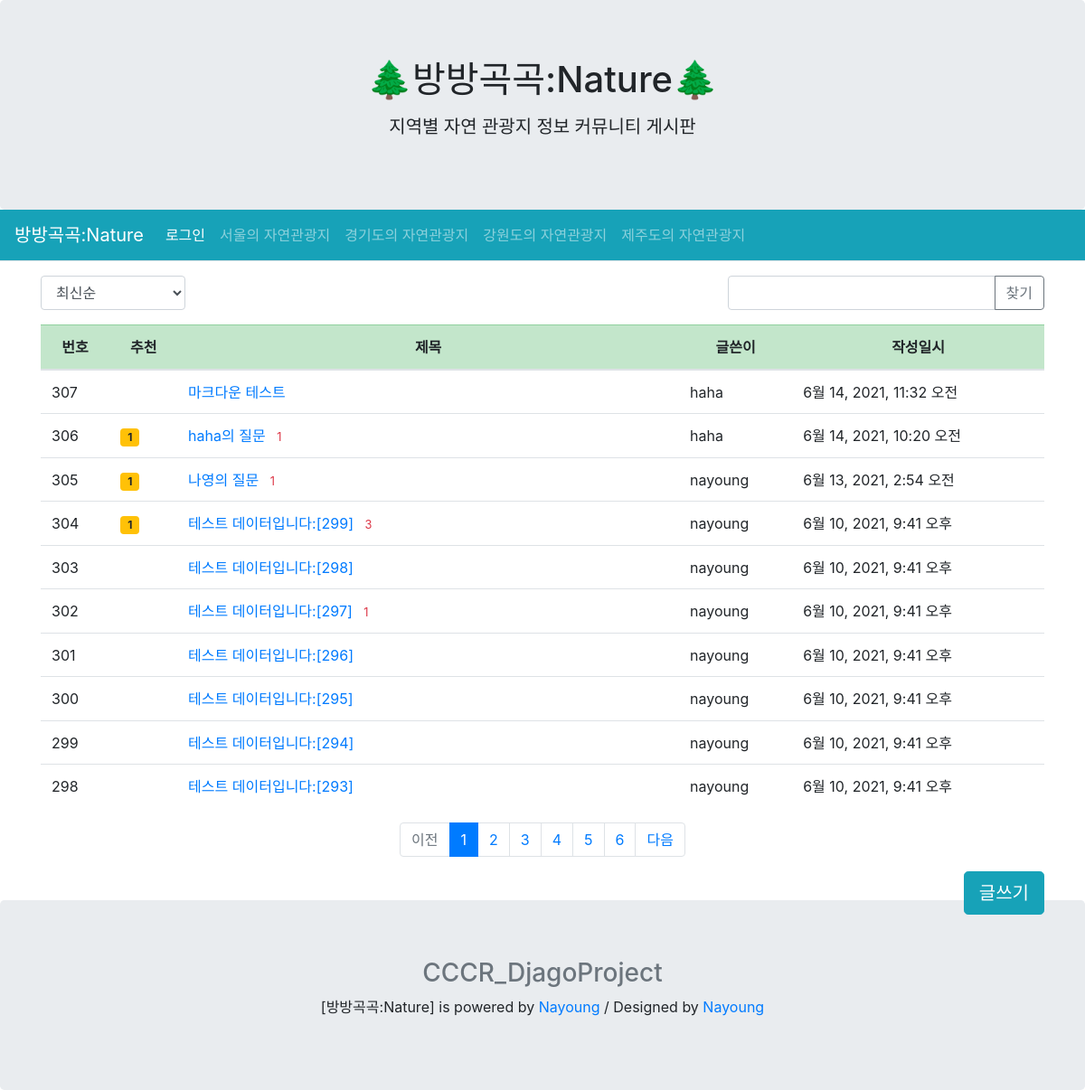
Screenshot of /pybo/ with the database file from the repository.
### pybo/models.py (models this page shows, shortened)
class Question(models.Model):
    subject = models.CharField(max_length=200)
    content = models.TextField()
    create_date = models.DateTimeField()
    author = models.ForeignKey(User, on_delete=models.CASCADE)
    modify_date = models.DateTimeField(null=True, blank=True)
    voter = models.ManyToManyField(User, related_name='voter_question')

### pybo/views/base_views.py (the view, shortened to what this page needs)
# urls.py: path('', base_views.index, name='index'),  # '/' 에 해당되는 path
def index(request):
    page = request.GET.get('page', '1')  # 페이지
    kw = request.GET.get('kw', '')  # 검색어
    so = request.GET.get('so', 'recent')  # 정렬기준
    if so == 'recommend':
        question_list = Question.objects.annotate(num_voter=Count('voter')).order_by('-num_voter', '-create_date')
    elif so == 'popular':
        question_list = Question.objects.annotate(num_answer=Count('answer')).order_by('-num_answer', '-create_date')
    else:  # recent
        question_list = Question.objects.order_by('-create_date')
    paginator = Paginator(question_list, 10)  # 페이지당 10개씩 보여주기
    page_obj = paginator.get_page(page)
    context = {'question_list': page_obj, 'page': page, 'kw': kw, 'so': so}
    return render(request, 'pybo/question_list.html', context)

### pybo/templatetags/pybo_filter.py (called while the page is built)
@register.filter
def sub(value, arg):
    return value - arg

### templates/pybo/question_list.html (shortened to what this page needs)
{% extends 'base.html' %}
{% load pybo_filter %}
{% block content %}
<div class="container my-3">
    <div class="row justify-content-between my-3">
        <div class="col-2">
            <select class="form-control so">
                <option value="recent" {% if so == 'recent' %}selected{% endif %}>최신순</option>
            </select>
        </div>
        <div class="col-4 input-group">
            <input type="text" class="form-control kw" value="{{ kw|default_if_none:'' }}">
            <div class="input-group-append">
                <button class="btn btn-outline-secondary" type="button" id="btn_search">찾기</button>
            </div>
        </div>
    </div>
    <table class="table table-hover">
        <thead>
        <tr class="text-center table-success">
            <th>번호</th>
            <th>추천</th>
            <th style="width:50%">제목</th>
            <th>글쓴이</th>
            <th>작성일시</th>
        </tr>
        </thead>
        <tbody>
        {% if question_list %}
        {% for question in question_list %}
            <td>
                {{ question_list.paginator.count|sub:question_list.start_index|sub:forloop.counter0|add:1 }}
            </td>
            <td>
            {% if question.voter.all.count > 0 %}
            <span class="badge badge-warning px-2 py-1">{{ question.voter.all.count }}</span>
            {% endif %}
            </td>
            <td class="text-left">
                <a href="{% url 'pybo:detail' question.id %}">{{ question.subject }}</a>
                {% if question.answer_set.count > 0 %}
                <span class="text-danger small ml-2">{{ question.answer_set.count }}</span>
                {% endif %}
            </td>
            <td>{{ question.author.username }}</td>
            <td>{{ question.create_date }}</td>
        {% endfor %}
        {% else %}
        <tr>
            <td colspan="3">질문이 없습니다.</td>
        </tr>
        {% endif %}
        </tbody>
    </table>
    <ul class="pagination justify-content-center">
        {% if question_list.has_previous %}
        <li class="page-item">
            <a class="page-link" data-page="{{ question_list.previous_page_number }}" href="#">이전</a>
        </li>
        {% else %}
        <li class="page-item disabled">
            <a class="page-link" tabindex="-1" aria-disabled="true" href="#">이전</a>
        </li>
        {% endif %}
        {% for page_number in question_list.paginator.page_range %}
        {% if page_number >= question_list.number|add:-5 and page_number <= question_list.number|add:5 %}
            {% if page_number == question_list.number %}
            <li class="page-item active" aria-current="page">
                <a class="page-link" data-page="{{ page_number }}" href="#">{{ page_number }}</a>
            </li>
            {% else %}
            <li class="page-item">
                <a class="page-link" data-page="{{ page_number }}" href="#">{{ page_number }}</a>
            </li>
            {% endif %}
        {% endif %}
        {% endfor %}
        {% if question_list.has_next %}
        <li class="page-item">
            <a class="page-link" data-page="{{ question_list.next_page_number }}" href="#">다음</a>
        </li>
        {% else %}
        <li class="page-item disabled">
            <a class="page-link" tabindex="-1" aria-disabled="true" href="#">다음</a>
        </li>
        {% endif %}
    </ul>
    <a href="{% url 'pybo:question_create' %}" class="btn btn-info btn-lg float-right">
        글쓰기
    </a>
</div>
<div class="jumbotron text-center mt-5 mb-0"> <h3 class="text-secondary">CCCR_DjagoProject</h3> <p>[방방곡곡:Nature] is powered by <span class="text-primary">Nayoung</span> / Designed by <span class="text-primary">Nayoung</span></p> </div>
{% endblock %}

### templates/base.html (shortened to what this page needs)
{% load static %}
<!doctype html>
<html lang="ko">
<head>
    <link rel="stylesheet" type="text/css" href="{% static 'bootstrap.min.css' %}">
    <link rel="stylesheet" type="text/css" href="{% static 'style.css' %}">
</head>
<body>
{% include "navbar.html" %}
{% block content %}
{% endblock %}
</body>
</html>

### templates/navbar.html (shortened to what this page needs)
<div class="jumbotron text-center mb-0">
<h1><p>🌲방방곡곡:Nature🌲</p></h1><h5><p>지역별 자연 관광지 정보 커뮤니티 게시판</p></h5>
</div>
<nav class="navbar navbar-expand-lg navbar-dark bg-info border-bottom">
	<a class="navbar-brand" href="{% url 'pybo:index' %}">방방곡곡:Nature</a>
	<div class="collapse navbar-collapse flex-grow-0" id="navbarNav">
	    <ul class="navbar-nav">
		<li class="nav-item active">
			{% if user.is_authenticated %}
    			<a class="nav-link" href="{% url 'common:logout' %}">{{ user.username }} (로그아웃)</a>
    			{% else %}
		    	<a class="nav-link" href="{% url 'common:login' %}">로그인</a>
			{% endif %}
		<li class="nav-item "><a class="nav-link" href="{% url 'nature:forest' %}">서울의 자연관광지</a></li>
		<li class="nav-item "><a class="nav-link" href="{% url 'nature:forest2' %}">경기도의 자연관광지</a></li>
		<li class="nav-item "><a class="nav-link" href="{% url 'nature:forest4' %}">강원도의 자연관광지</a></li>
		<li class="nav-item "><a class="nav-link" href="{% url 'nature:forest3' %}">제주도의 자연관광지</a></li>
		</li>
	    </ul>
	</div>
    </nav>

### rows the page displays
Question: paginator.count|sub "307", subject "마크다운 테스트", author.username "haha", create_date "6월 14, 2021, 11:32 오전"
Question: paginator.count|sub "306", voter.all.count "1", subject "haha의 질문", answer_set.count "1", author.username "haha", create_date "6월 14, 2021, 10:20 오전"
Question: paginator.count|sub "305", voter.all.count "1", subject "나영의 질문", answer_set.count "1", author.username "nayoung", create_date "6월 13, 2021, 2:54 오전"
Question: paginator.count|sub "304", voter.all.count "1", subject "테스트 데이터입니다:[299]", answer_set.count "3", author.username "nayoung", create_date "6월 10, 2021, 9:41 오후"
Question: paginator.count|sub "303", subject "테스트 데이터입니다:[298]", author.username "nayoung", create_date "6월 10, 2021, 9:41 오후"
Question: paginator.count|sub "302", subject "테스트 데이터입니다:[297]", answer_set.count "1", author.username "nayoung", create_date "6월 10, 2021, 9:41 오후"
Question: paginator.count|sub "301", subject "테스트 데이터입니다:[296]", author.username "nayoung", create_date "6월 10, 2021, 9:41 오후"
Question: paginator.count|sub "300", subject "테스트 데이터입니다:[295]", author.username "nayoung", create_date "6월 10, 2021, 9:41 오후"
Question: paginator.count|sub "299", subject "테스트 데이터입니다:[294]", author.username "nayoung", create_date "6월 10, 2021, 9:41 오후"
Question: paginator.count|sub "298", subject "테스트 데이터입니다:[293]", author.username "nayoung", create_date "6월 10, 2021, 9:41 오후"

### other values shown
{{ page_number }} "1"
{{ page_number }} "2" "3" "4" "5" "6"
